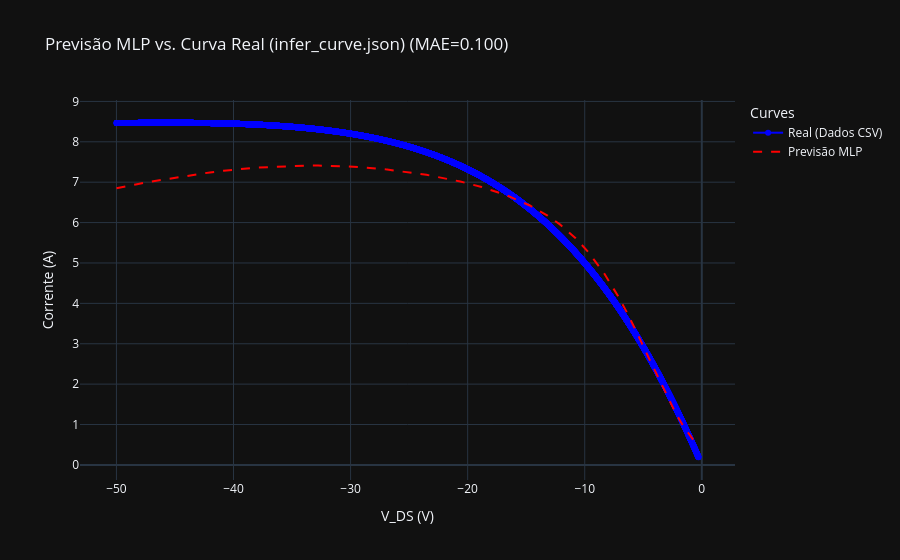

Notebook code cell kept with this figure:
### Code cell
plot_curve_comparison(
    V_data=V_real,
    I_real=I_real,  
    V_fixed=v_fixed,
    is_transfer=is_transfer,
    
    # Passando os objetos treinados: (Função de preparo, Modelo, Scaler)
    mlp_model=(prepare_mlp_features, trained_model, feature_scaler, target_scaler), 
    
    yscale="linear",  # Escala linear para corrente
    title=f"Previsão MLP vs. Curva Real ({os.path.basename(TEST_CSV_PATH)})"
)

### Figure 1 — Plotly figure (JSON) as saved in the notebook; plotly's stock layout.template omitted (floating-point values rounded to 4 significant figures; data arrays with more than 128 entries replaced by an {"elided": "..."} marker saying what was removed)
{"data": [{"line": {"color": "blue"}, "mode": "lines+markers", "name": "Real (Dados CSV)", "type": "scatter", "x": {"elided": "9999 float values"}, "y": {"elided": "9999 float values"}}, {"line": {"color": "red", "dash": "dash"}, "mode": "lines", "name": "Previsão MLP", "type": "scatter", "x": {"elided": "9999 float values"}, "y": {"elided": "9999 float values"}}], "layout": {"legend": {"title": {"text": "Curves"}}, "title": {"text": "Previsão MLP vs. Curva Real (infer_curve.json) (MAE=0.100)"}, "xaxis": {"title": {"text": "V_DS (V)"}}, "yaxis": {"title": {"text": "Corrente (A)"}, "type": "linear"}}}
